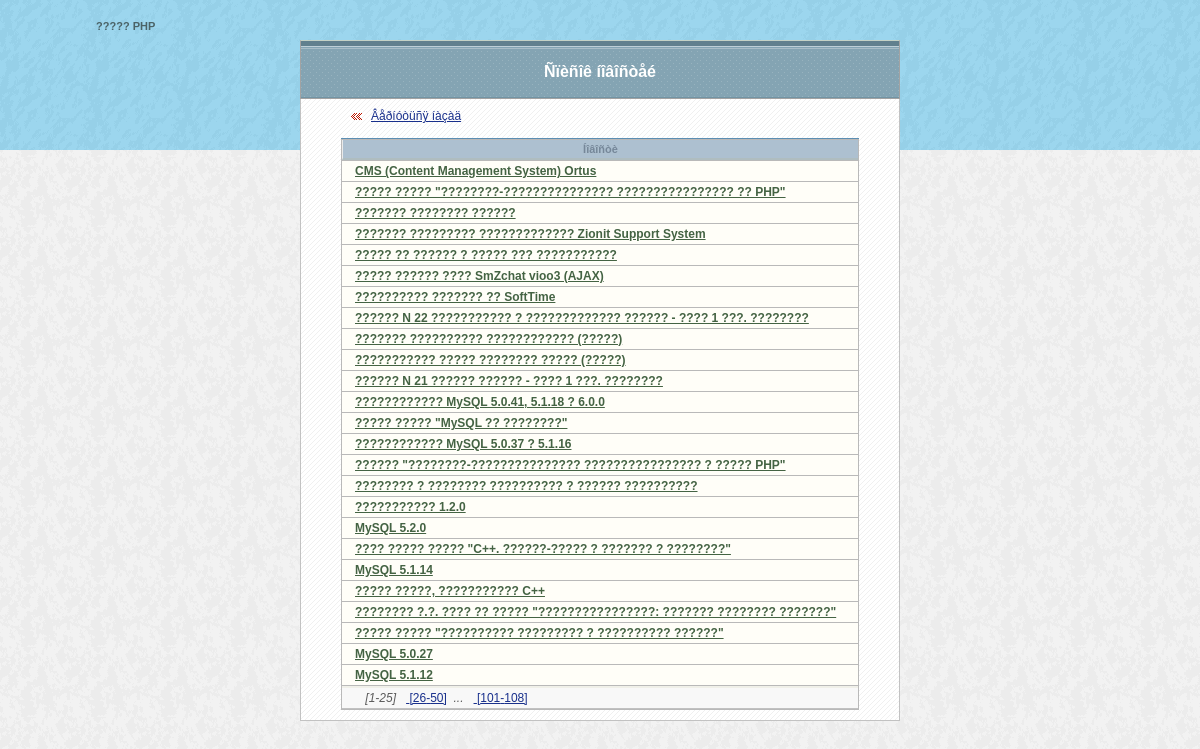
The page /source/forum/newslist.php on the database its author committed.
### tables this page shows
CREATE TABLE liteforum_settings (
  name_forum tinytext NOT NULL,
  number_themes int(11) NOT NULL default '0',
  size_file int(11) NOT NULL default '0',
  size_photo int(10) NOT NULL default '0',
  send_mail enum('yes','no') NOT NULL default 'no',
  email tinytext NOT NULL,
  show_struct_switch enum('yes','no') NOT NULL default 'yes',
  show_forum_switch enum('yes','no') NOT NULL default 'yes',
  hello tinytext NOT NULL,
  cooktime int(10) NOT NULL default '0',
  skin tinytext NOT NULL,
  show_personally enum('yes','no') NOT NULL default 'no',
  user_email_required enum('yes','no') NOT NULL default 'no',
  email_distribution enum('yes','no') NOT NULL default 'no',
  registration_required enum('yes','no') NOT NULL default 'no',
  type_crypt enum('PLAIN','MD5','PASSWORD','OLD_PASSWORD') NOT NULL default 'MD5',
  confirm_registration enum('yes','no') NOT NULL default 'no'
);

CREATE TABLE liteforum_links (
  id_links int(11) NOT NULL auto_increment,
  `name` tinytext NOT NULL,
  url tinytext NOT NULL,
  hide enum('show','hide') NOT NULL default 'show',
  pos tinyint(11) NOT NULL default '0',
  part tinyint(11) NOT NULL default '0',
  PRIMARY KEY  (id_links)
);

### source/forum/config.php (called while the page is built, shortened)
<?php
  $tbl_settings   = "liteforum_settings";
  $tbl_links      = "liteforum_links";
?>

### source/utils/utils.settings.php (called while the page is built, shortened)
<?php
  function get_settings()
  {
    global $tbl_settings;
    $query = "SELECT * FROM $tbl_settings";
    $set = mysql_query($query);
    if(mysql_num_rows($set)) return mysql_fetch_array($set);
    else false;
  }
?>

### source/forum/newslist.php (the view, shortened to what this page needs)
<?php
  require_once("config.php");
  require_once("../utils/utils.pager.php");
  try
  {
    $nameaction = "Ñïèñîê íîâîñòåé";
    include "../utils/topforumaction.php";
    $id_forum = intval($_GET['id_forum']);
    $page = intval($_GET['page']);
  ?>
  <p class=linkbackbig><a href="index.php?id_forum=<?php echo $id_forum; ?>">Âåðíóòüñÿ íàçàä</a></p>
  <table class="tablen" width="100%" border="0" cellspacing="1" cellpadding="3" bgcolor="silver">
  <tr><td class=tableheadern><p class="fieldname">Íîâîñòè</td></tr>
  <?php
    $pnumber = 25;
    if(empty($page)) $page=1;
    $begin = ($page - 1)*$pnumber;
    $query = "SELECT * FROM $tbl_links
              WHERE part = 1
              ORDER BY pos DESC
              LIMIT $begin, $pnumber";
    $ath = mysql_query($query);
    if(mysql_num_rows($ath))
    {
      while($author = mysql_fetch_array($ath))
      {
        echo "<tr class=trtablen>
               <td><p class=authorreg><nobr><a class=authorreg href=$author[url]>".$author['name']."</a></nobr></td></tr>";
      }
      echo "<tr><td class=bottomtablen><p class=texthelp>";
      echo "</td></tr>";
    }
    echo "</table>";
    include "../utils/bottomforumaction.php";
  }
  catch(ExceptionObject $exc)
  {
    require_once("exception_object_debug.php");
  }
  catch(ExceptionMySQL $exc)
  {
    require_once("exception_mysql_debug.php");
  }
  catch(ExceptionMember $exc)
  {
    require_once("exception_member_debug.php");
  }
?>

### source/utils/topforumaction.php (shortened to what this page needs)
<?php
  require_once("config.php");
  require_once("../utils/utils.settings.php");
  $settings = get_settings();
?>
<html>
<head>
</head>
<body class="bodyaction" topmargin="0" marginheight="0" marginwidth="0" rightmargin="0" bottommargin="0" leftmargin="0">
<table class="toplineaction" border="0" height="150" width="100%" cellpadding="0" cellspacing="0">
    <tr valign="top">
        <td height="125"><div style="position: relative; left: 8%; width: 400px"><h1 class="namepageaction"><?php echo $settings['name_forum']; ?></h1></div></td>
    </tr>
    <tr><td class="lineaction" height="25"><p class=pic>&nbsp;</td></tr>
</table>
<div style="position: absolute; top: 40px; left: 0px; width: 100%; padding: 0px" >
    <table cellpadding="0" cellspacing="0" border="0" align="center" width="50%" >
        <tr>
            <td class=headerform>
                <p class="nameaction"><? echo $nameaction; ?></p>
            </td>
        </tr>
        <tr valign="top"><td class=bodyform>

### source/skins/base/forum.css (style rules this page uses)
body, table { font-family: Arial, Helvetica, sans-serif; font-size: 12px; }
a { color: #19308C }
.texthelp { color: #5B5B5B; margin: 0px }
.authorreg { font-size: 12px; padding-left: 10px; padding-right: 10px; color: #446343; font-weight: bold }
a.authorreg { font-size: 12px; padding-left: 0px; padding-right: 0px; color: #446343; font-weight: bold }

### source/skins/base/action.css (style rules this page uses)
.headerform { background-color: #84A4B3; background-image: url(images/header.gif); background-repeat: repeat-x; height: 59px; border-style: solid; border-width: 1px; border-color: #A2A2A2; border-top-color: #C4D2C6 }
.bodyform { background-color: #FFFFFF; background-image: url(images/paper2.gif); padding: 40px; padding-bottom: 10px; padding-top: 10px; border-style: solid; border-width: 1px; border-color: #C2C2C2; border-top-width: 0px; height: 200px }
.toplineaction { background-color: #96D0E8; background-image: url(images/fonactiontop.gif) }
.bodyaction { background-color: #ECECEC; background-image: url(images/fonbodyaction.gif); }
.namepageaction { margin-top: 20px; color: #4B6367; font-family: Arial, Helvetica, sans-serif; font-size: 11px; }
.nameaction { margin: 0px; font-size: 16px; text-align: center; color: #ffffff; font-weight: bold; padding-top: 5px }
p.linkbackbig { font-size: 12px; margin: 0px; background-image: url(images/backpagecolor.gif); background-repeat: no-repeat; background-position: left; margin-left: 10px; padding-left: 20px; margin-bottom: 15px }
.fieldname { font-weight: bold; font-size: 11px; color: #768799 }
.trtablen { background-color: #FFFEF8 }
.tablen { border-top-style: solid; border-width: 1px; border-color: #5C8EB3; background-color: #B9B9B9 }
.tableheadern { background-color: #ADC0D0; border-bottom-style: solid; border-bottom-width: 2px; border-bottom-color: #AFBDC0; text-align: center; border-left-style: solid; border-left-width: 1px; border-left-color: #EAEAEA }
.bottomtablen { background-color: #F8F8F8; border-top-style: solid; border-top-width: 2px; border-bottom-style: solid; border-bottom-width: 1px; border-left-width: 0px; border-top-color: #F0F0E9; border-bottom-color: #C1C1C1; padding-top: 3px; padding-left: 20px }

### rows shown on the page
liteforum_settings: name_forum "????? PHP"
liteforum_links: name "CMS (Content Management System) Ortus"
liteforum_links: name "????? ????? \"????????-??????????????? ???????????????? ?? PHP\""
liteforum_links: name "??????? ???????? ??????"
liteforum_links: name "??????? ????????? ????????????? Zionit Support System"
liteforum_links: name "????? ?? ?????? ? ????? ??? ???????????"
liteforum_links: name "????? ?????? ???? SmZchat vioo3 (AJAX)"
liteforum_links: name "?????????? ??????? ?? SoftTime"
liteforum_links: name "?????? N 22 ??????????? ? ????????????? ?????? - ???? 1 ???. ????????"
liteforum_links: name "??????? ?????????? ???????????? (?????)"
liteforum_links: name "??????????? ????? ???????? ????? (?????)"
liteforum_links: name "?????? N 21 ?????? ?????? - ???? 1 ???. ????????"
liteforum_links: name "???????????? MySQL 5.0.41, 5.1.18 ? 6.0.0"
liteforum_links: name "????? ????? \"MySQL ?? ????????\""
liteforum_links: name "???????????? MySQL 5.0.37 ? 5.1.16"
liteforum_links: name "?????? \"????????-??????????????? ???????????????? ? ????? PHP\""
liteforum_links: name "???????? ? ???????? ?????????? ? ?????? ??????????"
liteforum_links: name "??????????? 1.2.0"
liteforum_links: name "MySQL 5.2.0"
liteforum_links: name "???? ????? ????? \"C++. ??????-????? ? ??????? ? ????????\""
liteforum_links: name "MySQL 5.1.14"
liteforum_links: name "????? ?????, ??????????? C++"
liteforum_links: name "???????? ?.?. ???? ?? ????? \"????????????????: ??????? ???????? ???????\""
liteforum_links: name "????? ????? \"?????????? ????????? ? ?????????? ??????\""
liteforum_links: name "MySQL 5.0.27"
liteforum_links: name "MySQL 5.1.12"

### other values the page prints
$nameaction "Ñïèñîê íîâîñòåé"
$i*$pnumber "25"
$i*$pnumber "50"
$total "108"
